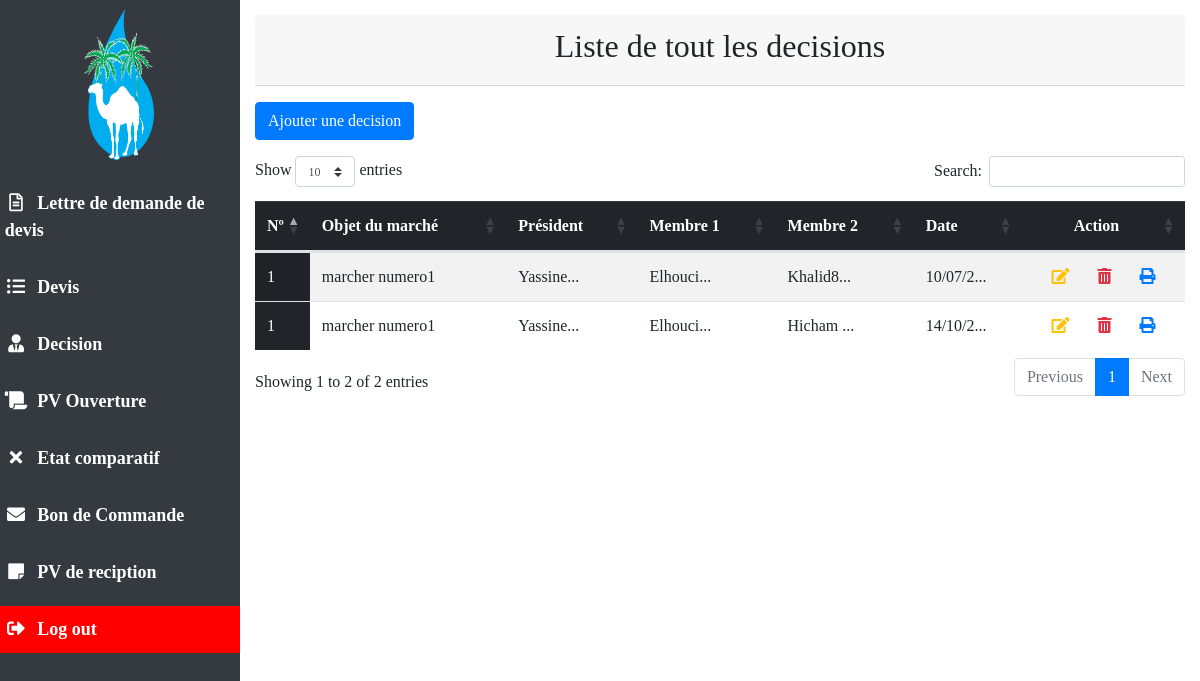
Screenshot of /dashboard.php?pageName=Decision (signed in) with the database file from the repository.
### tables this page shows
CREATE TABLE `reuniontb` (
  `ID_r` int(11) NOT NULL,
  `presedent` varchar(25) DEFAULT NULL,
  `membre1` varchar(25) DEFAULT NULL,
  `membre2` varchar(25) DEFAULT NULL,
  `date_reunion` varchar(25) NOT NULL,
  `heure_reunion` varchar(25) NOT NULL,
  `ID_marcher` int(11) NOT NULL
);

CREATE TABLE `commandetb` (
  `ID_cmd` int(11) NOT NULL,
  `numero_cmd` int(11) NOT NULL,
  `date_cmd` varchar(25) DEFAULT NULL,
  `ID_f` int(11) NOT NULL,
  `ID_marche` int(11) NOT NULL
);

CREATE TABLE `marchetb` (
  `ID_marche` int(11) NOT NULL,
  `objet_marche` varchar(500) DEFAULT NULL,
  `mode_lancement` varchar(25) DEFAULT NULL,
  `date_lancement` varchar(25) NOT NULL,
  `heure_lancement` varchar(25) NOT NULL,
  `date_limite` varchar(25) NOT NULL,
  `heure_limite` varchar(25) NOT NULL,
  `date_ouverture` varchar(25) NOT NULL,
  `heure_ouverture` varchar(25) NOT NULL,
  `date_depot` varchar(25) NOT NULL,
  `heure_depot` varchar(25) NOT NULL,
  `date_reciption` varchar(25) NOT NULL,
  `heure_reciption` varchar(25) NOT NULL
);

### pages/Decision.php (the view, shortened to what this page needs)
<div class="table-responsive">
	<div class="card-header text-center mb-3">
		<h2>Liste de tout les decisions</h2>
	</div>
	<div class="mb-3">
		<a href="pages/AddNewDecision.php" class="btn btn-primary">Ajouter une decision</a>
	</div>
	<table id="example" class="table table-striped">
		<thead class="table-dark">
			<tr>
				<th style="width: 5%;">Nº</th>
				<th>Objet du marché</th>
				<th>Président</th>
				<th>Membre 1</th>
				<th>Membre 2</th>
				<th>Date</th>
				<th class="text-center">Action</th>
			</tr>
		</thead>
		<tbody>
			<?php
			global $connectDB;
			$sql="SELECT * FROM reuniontb INNER JOIN marchetb ON reuniontb.ID_marcher=marchetb.ID_marche
			INNER JOIN commandetb ON commandetb.ID_marche=marchetb.ID_marche
            GROUP BY reuniontb.ID_r
			ORDER BY commandetb.numero_cmd ASC";
			$stmtAffiche=$connectDB->query($sql);
			while ($dataRows = $stmtAffiche->fetch()) {
				$idcmd=$dataRows['ID_cmd'];
				$num_cmd=$dataRows['numero_cmd'];
				$president=$dataRows['presedent'];
				$mem1=$dataRows['membre1'];
				$mem2=$dataRows['membre2'];
				$dateDecision=$dataRows['date_reunion'];
				$objetM=$dataRows['objet_marche'];
			?>
			<tr>
				<td class="table-dark"><?php echo $num_cmd; ?></td>
				<td><?php if (strlen($objetM)>50) {$objetM=substr($objetM, 0, 50).'...';} echo $objetM; ?></td>
				<td><?php if (strlen($president)>7) {$president=substr($president, 0, 7).'...';} echo $president ?></td>
				<td><?php if (strlen($mem1)>7) {$mem1=substr($mem1, 0, 7).'...';} echo $mem1; ?></td>
				<td><?php if (strlen($mem2)>7) {$mem2=substr($mem2, 0, 7).'...';} echo $mem2; ?></td>
				<td><?php if (strlen($dateDecision)>7) {$dateDecision=substr($dateDecision, 0, 7).'...';} echo $dateDecision; ?></td>
				<td class="text-center">
					<a class="mr-4" href="pages/editeDecision.php?page=<?php echo $idcmd; ?>"><i class="fas fa-edit text-warning"></i></a>
					<a class="mr-4" href="pages/deleteDecision.php?page=<?php echo $idcmd; ?>"><i class="fas fa-trash-alt text-danger"></i></a>
					<a href="pages/printDecision.php?page=<?php echo $idcmd; ?>"><i class="fas fa-print text-primary"></i></a>
				</td>
			</tr>
			<?php } ?>
		</tbody>
	</table>
</div>

### css/style.css (style rules this page uses)
*, html, body { margin: 0; padding: 0; box-sizing: border-box; font-family: "Montserrat"; }

### rows the page displays
reuniontb: commandetb.numero_cmd "1", ID_marcher.objet_marche "marcher numero1", presedent "Yassine...", membre1 "Elhouci...", membre2 "Khalid8...", date_reunion "10/07/2..."
reuniontb: commandetb.numero_cmd "1", ID_marcher.objet_marche "marcher numero1", presedent "Yassine...", membre1 "Elhouci...", membre2 "Hicham ...", date_reunion "14/10/2..."
